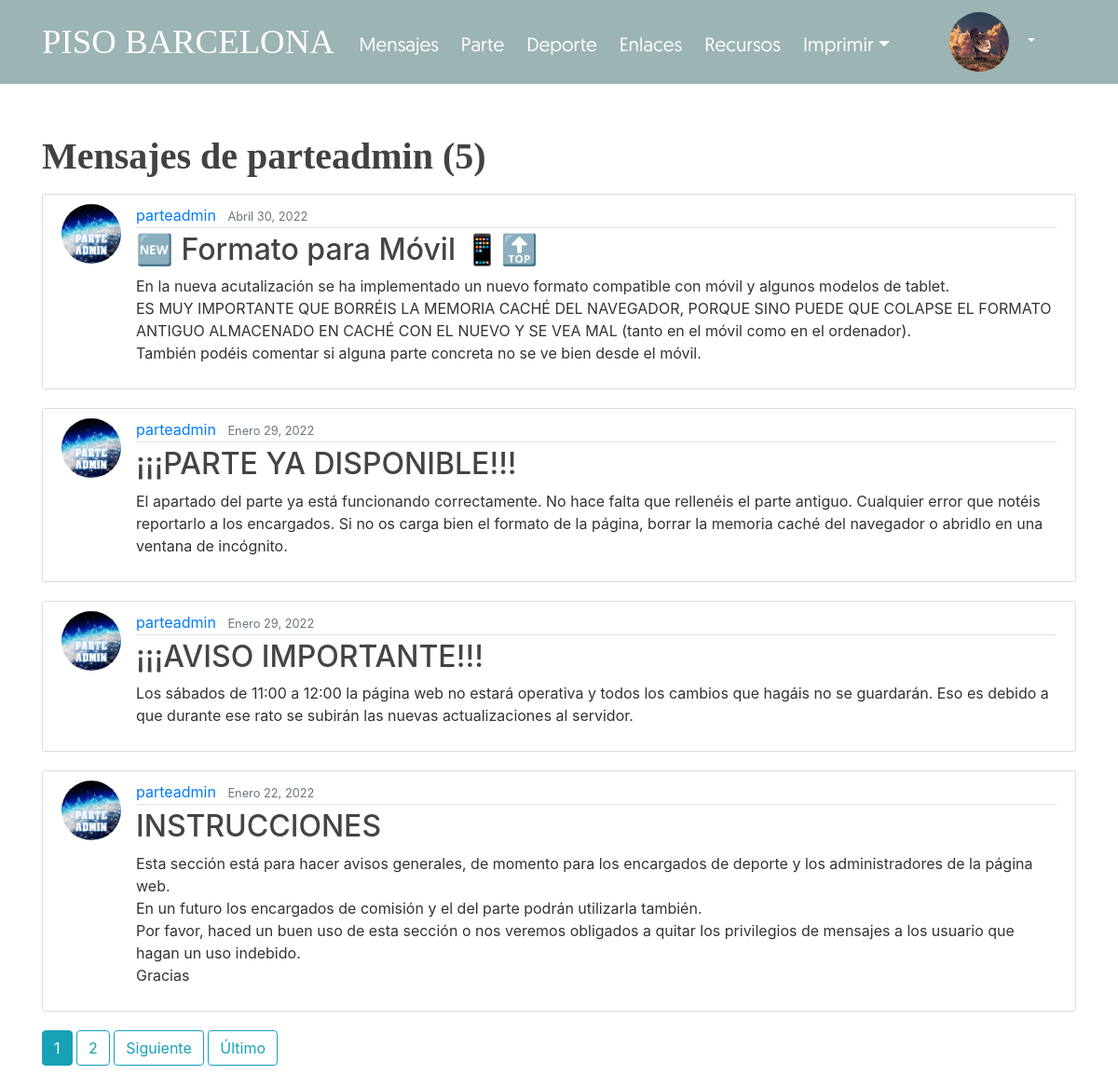
The app's page /user/parteadmin (signed in) with its own data.
### users/models.py (models this page shows, shortened)
class Profile(models.Model):
    user = models.OneToOneField(User, on_delete=models.CASCADE)
    image = models.ImageField(default='default.jpg', upload_to='profile_pics')

### blog/models.py (models this page shows, shortened)
class Post(models.Model):
    title = models.CharField(max_length=100)
    content = models.TextField()
    date_posted = models.DateTimeField(default=timezone.now)
    author = models.ForeignKey(User, on_delete=models.CASCADE)

### blog/views.py (the view)
# urls.py: path('user/<str:username>', login_required(UserPostListView.as_view()), name='user-posts'),
class UserPostListView(ListView):
    model = Post
    template_name = 'blog/user_posts.html'  # <app>/<model>_<viewtype>.html
    context_object_name = 'posts'
    paginate_by = 4 #Number of post per page
    def get_queryset(self):
        user = get_object_or_404(User, username=self.kwargs.get('username'))
        return Post.objects.filter(author=user).order_by('-date_posted')

### blog/templates/blog/user_posts.html (shortened to what this page needs)
{% extends "blog/base.html" %}
{% block content %}
    <h1 class="mb-3">Mensajes de {{ view.kwargs.username }} ({{ page_obj.paginator.count }})</h1>
    {% for post in posts %}
        <article class="media content-section">
          <img class="rounded-circle article-img" src="{{ post.author.profile.image.url }}">
          <div class="media-body">
            <div class="article-metadata">
              <a class="mr-2" href="{% url 'user-posts' post.author.username %}">{{ post.author }}</a>
              <small class="text-muted">{{ post.date_posted|date:"F d, Y" }}</small>
            </div>
            <h2><a class="article-title" href="{% url 'post-detail' post.id %}">{{ post.title }}</a></h2>
            <p class="article-content">{{ post.content }}</p>
          </div>
        </article>
    {% endfor %}
    {% if is_paginated %}
          {% for num in page_obj.paginator.page_range %}
            {% if page_obj.number == num %}
              <a class="btn btn-info mb-4" href="?page={{ num }}">{{ num }}</a>
            {% elif num > page_obj.number|add:'-3' and num < page_obj.number|add:'3' %}
              <a class="btn btn-outline-info mb-4" href="?page={{ num }}">{{ num }}</a>
            {% endif %}
          {% endfor %}
          {% if page_obj.has_next %}
            <a class="btn btn-outline-info mb-4" href="?page={{ page_obj.next_page_number }}">Siguiente</a>
            <a class="btn btn-outline-info mb-4" href="?page={{ page_obj.paginator.num_pages }}">Último</a>
          {% endif %}
    {% endif %}
{% endblock content %}

### blog/templates/blog/base.html (shortened to what this page needs)
{% load static %}
<!DOCTYPE html>
<html>
<head>
    <link rel="stylesheet" href="https://maxcdn.bootstrapcdn.com/bootstrap/4.0.0/css/bootstrap.min.css">
    <link rel="stylesheet" type="text/css" href="{% static 'blog/main.css' %}">
</head>
<body>
    <header class="site-header">
      <nav class="navbar navbar-expand-md navbar-dark bg-steel fixed-top">
        <div class="container">
          <a class="barcelonaheader" href="{% url 'blog-inicio' %}">PISO BARCELONA</a>
          <div class="collapse navbar-collapse" id="navbarToggle">
            <div class="navbar-nav">
                {% if user.is_authenticated %}
                  <a class="menuheader mr-4" href="{% url 'blog-home' %}">Mensajes</a>
                  <a class="menuheader mr-4" href="{% url 'blog-parte' %}">Parte</a>
                  <a class="menuheader mr-4" href="{% url 'blog-deporte' %}">Deporte</a>
                  <a class="menuheader mr-4" href="{% url 'blog-enlaces' %}">Enlaces</a>
                  <a class="menuheader mr-4" href="{% url 'blog-recursos' %}">Recursos</a>
                  <div class="dropdown">
                    <button type="button" class="mr-4 btn btn-secondary2 dropdown-toggle menuheader" data-toggle="dropdown" aria-haspopup="true" aria-expanded="false">Imprimir</button>
                  </div>
                  <div class="dropdown">
                    <button type="button" class="mr-4 btn btn-secondary dropdown-toggle" data-toggle="dropdown" aria-haspopup="true" aria-expanded="false"> <img class="rounded-circle article-img" src="{{ user.profile.image.url }}"></button>
                  </div>
                {% else %}
                  <a class="login mr-4" href="{% url 'login' %}">Iniciar Sesión</a>
                  <a class="login mr-4" href="{% url 'codigoseguridad' %}">Registrarse</a>
                {% endif %}
              </div>
            </div>
          </div>
        </nav>
      </header>
    <main role="main" class="container">
      {% block content %}{% endblock %}
    </main>
  </body>
  </html>

### blog/static/blog/main.css (style rules this page uses)
body { background: #F1F1F1; background: url(/media/background/back.png) no-repeat center center fixed; background-size: cover; color: #333333; padding-top: 18vh; }
h1 { font-weight: bold; color: rgb(66, 66, 66); font-family: 'fuente-titulo'; }
h2, h3, h4, h5 { color: #444444; }
.bg-steel { background-color: #9CB4B3; opacity: 1; height: device-height/10; }
.btn-secondary { background-color: #9CB4B3; box-shadow: none; border: none; color: white; padding: 5px 20px; text-align: center; text-decoration: none; display: inline-block; }
.btn-secondary2 { margin-left: -20px; background-color: #9CB4B3; box-shadow: none; border: none; color: white; padding: 5px 20px; text-align: center; text-decoration: none; display: inline-block; }
.menuheader { color: #ffffff; font-size: 130%; font-family: 'fuente-header2'; padding-top: 3vh; display:inline-block; }
.barcelonaheader { color: #ffffff; font-family: 'fuente-titulo'; font-size: 230%; }
.dropdown { position: relative; display: inline-block; }
.content-section { background: #ffffff; padding: 10px 20px; border: 1px solid #dddddd; border-radius: 3px; margin-bottom: 20px; }
.article-title { color: #444444; }
.article-content { white-space: pre-line; }
.article-img { width: 4rem; aspect-ratio: 1; margin-right: 16px; }
.article-metadata { padding-bottom: 1px; margin-bottom: 4px; border-bottom: 1px solid #e3e3e3 }
*, *:before, *:after { margin: 0; padding: 0; box-sizing: border-box; }

### records on screen
Post: author.profile.image (picture), author "parteadmin", date_posted "Abril 30, 2022", title "🆕 Formato para Móvil 📱🔝", content "En la nueva acutalización se ha implementado un nuevo formato compatible con móvil y algunos modelos de tablet. ES MUY IMPORTANTE QUE BORRÉIS LA MEMORIA CACHÉ DEL NAVEGADOR, PORQUE SINO PUEDE QUE COLAPSE EL FORMATO ANTIGUO ALMACENADO EN CACHÉ CON EL NUEVO Y SE VEA MAL (tanto en el móvil como en el ordenador). También podéis comentar si alguna parte concreta no se ve bien desde el móvil."
Post: author.profile.image (picture), author "parteadmin", date_posted "Enero 29, 2022", title "¡¡¡PARTE YA DISPONIBLE!!!", content "El apartado del parte ya está funcionando correctamente. No hace falta que rellenéis el parte antiguo. Cualquier error que notéis reportarlo a los encargados. Si no os carga bien el formato de la página, borrar la memoria caché del navegador o abridlo en una ventana de incógnito."
Post: author.profile.image (picture), author "parteadmin", date_posted "Enero 29, 2022", title "¡¡¡AVISO IMPORTANTE!!!", content "Los sábados de 11:00 a 12:00 la página web no estará operativa y todos los cambios que hagáis no se guardarán. Eso es debido a que durante ese rato se subirán las nuevas actualizaciones al servidor."
Post: author.profile.image (picture), author "parteadmin", date_posted "Enero 22, 2022", title "INSTRUCCIONES", content "Esta sección está para hacer avisos generales, de momento para los encargados de deporte y los administradores de la página web. En un futuro los encargados de comisión y el del parte podrán utilizarla también. Por favor, haced un buen uso de esta sección o nos veremos obligados a quitar los privilegios de mensajes a los usuario que hagan un uso indebido. Gracias"

### other values on screen
{{ view.kwargs.username }} "parteadmin"
{{ page_obj.paginator.count }} "5"
{{ num }} "1"
{{ num }} "2"
